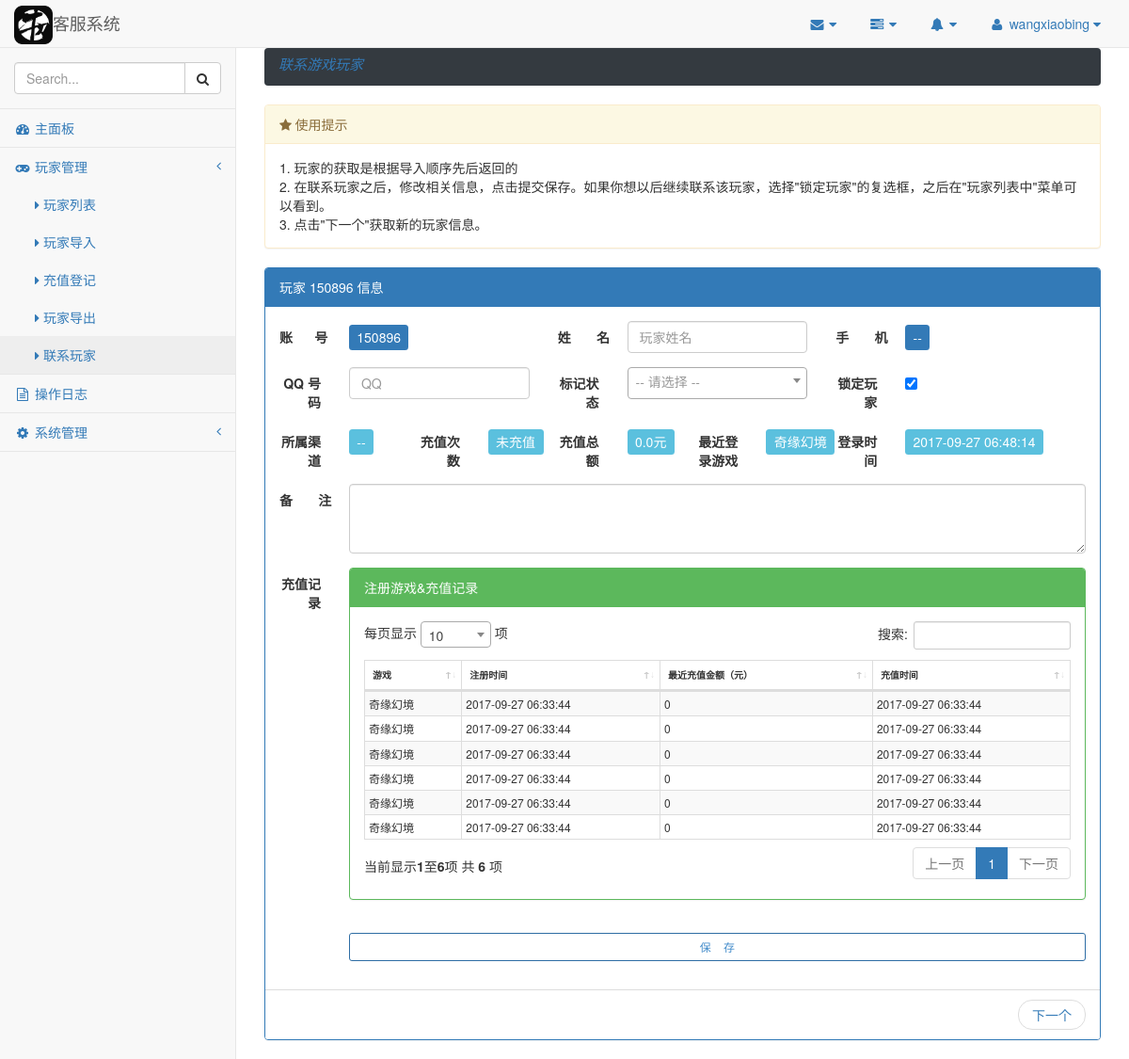
The app's page /customer-service/player/contract/ (signed in) with its own data.
### customer_service/models.py (models this page shows, shortened)
class User(AbstractBaseUser, PermissionsMixin):
    objects = UserManager()
    loginname = models.CharField(
        _('login name'), null=False, max_length=100, unique=True
    )
    first_name = models.CharField(
        _('姓氏'), max_length=64, blank=True, null=True
    )
    last_name = models.CharField(
        _('名称'), max_length=64, blank=True, null=True
    )
    email = models.EmailField(
        _('邮箱'), unique=True, max_length=255, null=True
    )
    is_staff = models.BooleanField(
        _('staff status'), default=False,
        help_text=_(
            'Designates whether the user can log into this admin site.'
        )
    )
    is_active = models.BooleanField(
        _('active'), default=False,
        help_text=_(
            '标识用户的状态'
        )
    )
    role = models.ForeignKey(Role, related_name='user_role', null=True, default=None)
    date_joined = models.DateTimeField(_('date joined'), default=timezone.now)
    USERNAME_FIELD = 'loginname'
    class Meta:
        verbose_name = _('系统用户')
        verbose_name_plural = _('系统用户')
        default_permissions = ('add', 'change', 'delete', 'view')

class Menu(models.Model):
    name = models.CharField(max_length=50, null=False)
    label = models.CharField(max_length=40, null=False)
    icon = models.CharField(max_length=30, null=True)
    order_index = models.IntegerField(null=True)
    parent = models.IntegerField(null=False, default=0)
    class Meta:
        verbose_name = verbose_name_plural = "菜单"
        db_table = "menu"

class Game(models.Model):
    name = models.CharField(null=False, unique=True, max_length=100)
    deleted = models.BooleanField(default=False)
    desc = models.CharField(null=True, max_length=200)
    class Meta:
        verbose_name = verbose_name_plural = "游戏"
        db_table = "game"

### customer_service/decorator.py (the view)
        def third_func(request, *args, **kwargs):
            if request.user.is_authenticated() and request.user.role_id in perm_list:
                return wrapped_func(request, *args, **kwargs)
            else:
                raise PermissionDenied()

### customer_service/decorator.py (called while the page is built)
def permission_need(perm_list):
    if not isinstance(perm_list, (list, tuple)):
        perm_list = [perm_list]
    def second_func(wrapped_func):
        def third_func(request, *args, **kwargs):
            if request.user.is_authenticated() and request.user.role_id in perm_list:
                return wrapped_func(request, *args, **kwargs)
            else:
                raise PermissionDenied()
        return third_func
    return second_func

### customer_service/modules/context.py (called while the page is built)
def namedtuplefetchall(cursor):
    desc = cursor.description
    nt_result = namedtuple('Result', [col[0] for col in desc])
    return [nt_result(*row) for row in cursor.fetchall()]

    @staticmethod
    def get_url(view_name):
        try:
            url = reverse(view_name)
        except NoReverseMatch:
            url = view_name
        return url

### customer_service/modules/player.py (called while the page is built)
def namedtuplefetchall(cursor):
    desc = cursor.description
    nt_result = namedtuple('Result', [col[0] for col in desc])
    return [nt_result(*row) for row in cursor.fetchall()]

### customer_service/views.py (called while the page is built)
@login_required
@permission_need([ADMIN, DATA_USER, CUSTOMER_SERVICE])
@require_http_methods(["GET", "POST"])
def contract_player(request):
    menus = Context.menus(request.user)
    current_player_id = None
    if request.method == "POST":
        player_id = request.POST.get('player_id')
        PlayerManager.update_contact_result(request.user, player_id, request.POST)
    else:
        player_id = request.GET.get('player', None)
        current_player_id = request.GET.get('current', None)
        if current_player_id:
            Player.objects.filter(id=current_player_id).update(current_contact_user=None)
    context = PlayerManager.contract_display(player_id, request.user)
    context.update(menus=menus)
    return TemplateResponse(request, "user_card.html", context=context)

### customer_service/templates/user_card.html (shortened to what this page needs)
{% extends "base.html" %}
{% load static %}
{% block extra_css %}
    <link rel="stylesheet" href="{% static 'vendor/bootstrap-social/bootstrap-social.css' %}"/>
    <link rel="stylesheet" href="{% static 'vendor/datatables/css/dataTables.bootstrap4.min.css' %}"/>
    {% for css in media.css %}
        {{ css|safe }}
    {% endfor %}
{% endblock %}
{% block content %}
    <div class="row">
    {% include "breadcrumb.html" %}
    </div>
    <div class="row">
        <div class="col-lg-12">
            <div class="panel panel-warning">
                <div class="panel-heading"><i class="fa fa-star"> 使用提示</i></div>
                <div class="panel-body">
                1. 玩家的获取是根据导入顺序先后返回的<br>
                2. 在联系玩家之后，修改相关信息，点击提交保存。如果你想以后继续联系该玩家，选择"锁定玩家"的复选框，之后在"玩家列表中"菜单可以看到。<br>
                3. 点击"下一个"获取新的玩家信息。
            </div>
            </div>
        </div>
    </div>
    <div class="row">
        <div class="col-lg-12">
            <div class="panel panel-primary">
                <div class="panel-heading">玩家 {{ player.account }} 信息</div>
                <div class="panel-body">
                    <form class="form-horizontal" method="post" action="{% url 'contract_player' %}">
                        <div class="form-group responsive-utilities-test hidden-on">
                            <label class="col-sm-1 control-label">账&nbsp;&nbsp;&nbsp;&nbsp;&nbsp;&nbsp;号</label>
                            <div class="col-sm-3">
                                <p class="form-control-static">
                                    <span class="label label-primary static-p">{{ player.account }}</span>
                                </p>
                            </div>
                            <label for="inputUsername" class="col-sm-1 control-label">姓&nbsp;&nbsp;&nbsp;&nbsp;&nbsp;&nbsp;&nbsp;名</label>
                            <div class="col-sm-3">
                                <input type="text" class="form-control" name="username" id="inputUsername" placeholder="玩家姓名" {% if player.username %}value="{{ player.username }}"{% endif %} />
                            </div>
                            <label class="col-sm-1 control-label">手&nbsp;&nbsp;&nbsp;&nbsp;&nbsp;&nbsp;&nbsp;机</label>
                            <div class="col-sm-3">
                                <p class="form-control-static">
                                    <span class="label label-primary static-p">
                                        {{ player.mobile|default:"--" }}
                                    </span>
                                </p>
                            </div>
                        </div>
                        <div class="form-group">
                            <label for="inputQQ" class="col-sm-1 control-label">QQ 号码</label>
                            <div class="col-sm-3">
                                <input type="text" class="form-control" name="qq" id="inputQQ" placeholder="QQ" {% if player.qq %}value="{{ player.qq }}"{% endif %} />
                            </div>
                            <label for="inputStatus" class="col-sm-1 control-label">标记状态</label>
                            <div class="col-sm-3">
                            </div>
                            <label class="col-sm-1 control-label">锁定玩家</label>
                            <div class="col-sm-1">
                                <div class="checkbox">
                                    <label>
                                        <input name="locked" value="1" {% if player.locked %}checked{% endif %} type="checkbox"/>
                                    </label>
                                </div>
                            </div>
                        </div>
                        <div class="form-group">
                            <label class="col-sm-1 control-label">所属渠道</label>
                            <div class="col-sm-1">
                                <p class="form-control-static">
                                    <span class="label label-info static-p">{{ player.come_from|default:'--' }}</span>
                                </p>
                            </div>
                            <label class="col-sm-1 control-label">充值次数</label>
                            <div class="col-sm-1">
                                <p class="form-control-static">
                                    <span class="label label-info static-p">{{ player.charge_count|default:'未充值' }}</span>
                                </p>
                            </div>
                            <label class="col-sm-1 control-label">充值总额</label>
                            <div class="col-sm-1">
                                <p class="form-control-static">
                                    <span class="label label-info static-p">{{ player.charge_money_total|default:'0.0' }}元</span>
                                </p>
                            </div>
                            <label class="col-sm-1 control-label">最近登录游戏</label>
                            <div class="col-sm-1">
                                <p class="form-control-static">
                                    <span class="label label-info static-p">{{ login_info.game_name|default:'--' }}</span>
                                </p>
                            </div>
                            <label class="col-sm-1 control-label">登录时间</label>
                            <div class="col-sm-1">
                                <p class="form-control-static">
                                    <span class="label label-info static-p">{{ login_info.login_time|default:'--' }}</span>
                                </p>
                            </div>
                        </div>
                        <div class="form-group">
                            <label for="inputNotes" class="col-sm-1 control-label">备&nbsp;&nbsp;&nbsp;&nbsp;&nbsp;&nbsp;&nbsp;注</label>
                            <div class="col-sm-11">
                                <textarea class="form-control" rows="3" name="notes" id="inputNotes"></textarea>
                            </div>
                        </div>
                        <div class="form-group">
                            <label class="col-sm-1 control-label">充值记录</label>
                            <div class="col-sm-11">
                                <div class="panel panel-green">
                                    <div class="panel-heading">注册游戏&充值记录</div>
                                    <div class="panel-body">
                                        {% include "table.html" %}
                                    </div>
                                </div>
                            </div>
                        </div>
                        <div class="form-group">
                            <div class="col-lg-offset-1 col-sm-11">
                                <button type="submit" class="btn btn-primary btn-sm btn-outline btn-block">保&nbsp;&nbsp;&nbsp;&nbsp;存</button>
                            </div>
                        </div>
                    </form>
                </div>
                <div class="panel-footer">
                    <nav aria-label="...">
                    <ul class="pager">
                        <li class="next"><a href="{% url 'contract_player' %}?current={{ player.id }}">下一个</a></li>
                    </ul>
                    </nav>
                </div>
            </div>
        </div>
    </div>
{% endblock %}

### customer_service/templates/base.html (shortened to what this page needs)
{% load staticfiles %}
{% load i18n %}
<!DOCTYPE html>
<html lang="en">
<head>
    <link rel="stylesheet" href="{% static 'vendor/bootstrap/css/bootstrap.min.css' %}" />
    <link rel="stylesheet" href="{% static 'common/font-awesome/css/font-awesome.min.css' %}" />
    <link rel="stylesheet" href="{% static 'vendor/metisMenu/metisMenu.min.css' %}" />
    <link rel="stylesheet" href="{% static 'css/sb-admin-2.min.css' %}" />
    <link rel="stylesheet" href="{% static 'css/customer-service.css' %}" />
    {% block extra_css %}
    {% endblock %}
</head>
<body>
    <div id="wrapper">
        <nav class="navbar navbar-default navbar-static-top" role="navigation" style="margin-bottom: 0">
            <div class="navbar-header">
                <a class="navbar-brand" href="{% url 'index' %}">
                    <img src="{% static 'img/niudao.png' %}" style="width: 7%; margin-bottom: 2px;">客服系统
                </a>
            </div>
            <ul class="nav navbar-top-links navbar-right">
                <li class="dropdown">
                    <a class="dropdown-toggle" data-toggle="dropdown" href="#">
                        <i class="fa fa-envelope fa-fw"></i> <i class="fa fa-caret-down"></i>
                    </a>
                </li>
                <li class="dropdown">
                    <a class="dropdown-toggle" data-toggle="dropdown" href="#">
                        <i class="fa fa-tasks fa-fw"></i> <i class="fa fa-caret-down"></i>
                    </a>
                </li>
                <li class="dropdown">
                    <a class="dropdown-toggle" data-toggle="dropdown" href="#">
                        <i class="fa fa-bell fa-fw"></i> <i class="fa fa-caret-down"></i>
                    </a>
                </li>
                <li class="dropdown">
                    <a class="dropdown-toggle" data-toggle="dropdown" href="#">
                        <i class="fa fa-user fa-fw"></i> {{ user }} <i class="fa fa-caret-down"></i>
                    </a>
                </li>
            </ul>
            <div class="navbar-default sidebar" role="navigation">
                <div class="sidebar-nav navbar-collapse">
                    <ul class="nav" id="side-menu">
                        <li class="sidebar-search">
                            <div class="input-group custom-search-form">
                                <input id="menu_search_text" type="text" class="form-control" placeholder="Search...">
                                <span class="input-group-btn">
                                <button id="menu_search_btn" class="btn btn-default" type="button">
                                    <i class="fa fa-search"></i>
                                </button>
                            </span>
                            </div>
                        </li>
                        <li>
                            <a href="{% url 'index' %}"><i class="fa fa-dashboard fa-fw"></i> 主面板</a>
                        </li>
                        {% for menu in menus %}
                        <li>
                            <a href="{{ menu.href }}"><i class="fa {{ menu.icon }} fa-fw"></i> {{ menu.label }}
                                {% if menu.submenu %}
                                <span class="fa arrow"></span>
                                {% endif %}
                            </a>
                            {% if menu.submenu %}
                            <ul class="nav nav-second-level">
                                {% for second_menu in menu.submenu %}
                                <li>
                                    <a href="{{ second_menu.href }}"><i class="fa fa-caret-right"></i> {{ second_menu.label }}
                                    </a>
                                </li>
                                {% endfor %}
                            </ul>
                            {% endif %}
                        </li>
                        {% endfor %}
                    </ul>
                </div>
            </div>
        </nav>
        <div id="page-wrapper">
            {% block content %}
            {% endblock %}
        </div>
    </div>
</body>
</html>

### customer_service/static/css/customer-service.css (style rules this page uses)
.panel-footer { background-color: white; }
.pager { margin: 0; }
.navbar-brand>img { display: inline; }
.navbar-brand { padding: 6px 15px; }
.static-p { font-size: 14px; margin-bottom: 4px; font-weight: normal; }

### records on screen
User: loginname "wangxiaobing"
Menu: label "玩家管理"
Menu: label "玩家列表"
Menu: label "玩家导入"
Menu: label "充值登记"
Menu: label "玩家导出"
Menu: label "联系玩家"
Menu: label "操作日志"
Menu: label "系统管理"
Game: game_name "奇缘幻境"

### other values on screen
{{ breadcrumb_item.label }} "联系游戏玩家"
{{ player.account }} "150896"
{{ player.mobile|default:"--" }} "--"
{{ player.come_from|default:'--' }} "--"
{{ player.charge_count|default:'未充值' }} "未充值"
{{ player.charge_money_total|default:'0.0' }} "0.0"
{{ login_info.login_time|default:'--' }} "2017-09-27 06:48:14"
{{ col.text }} "游戏" "注册时间" "最近充值金额（元）" "充值时间"
{{ col.text |safe }} "奇缘幻境" "2017-09-27 06:33:44" "0" "2017-09-27 06:33:44" "奇缘幻境" "2017-09-27 06:33:44" "0" "2017-09-27 06:33:44" "奇缘幻境" "2017-09-27 06:33:44" "0" "2017-09-27 06:33:44" "奇缘幻境" "2017-09-27 06:33:44" "0" "2017-09-27 06:33:44" "奇缘幻境" "2017-09-27 06:33:44" "0" "2017-09-27 06:33:44" "奇缘幻境" "2017-09-27 06:33:44" "0" "2017-09-27 06:33:44"
